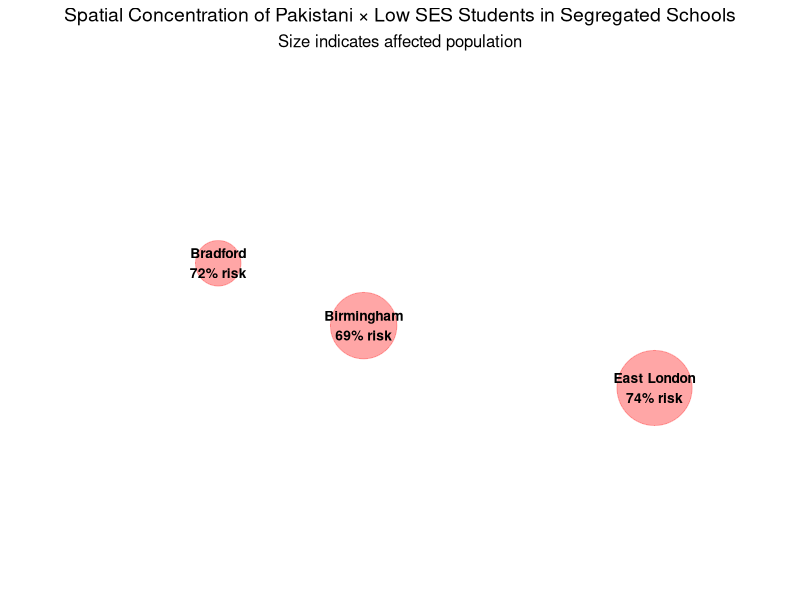
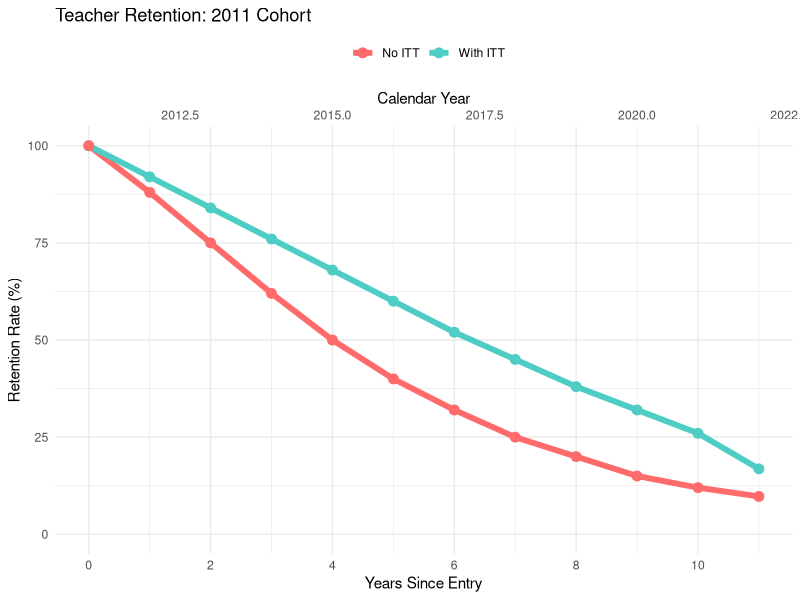
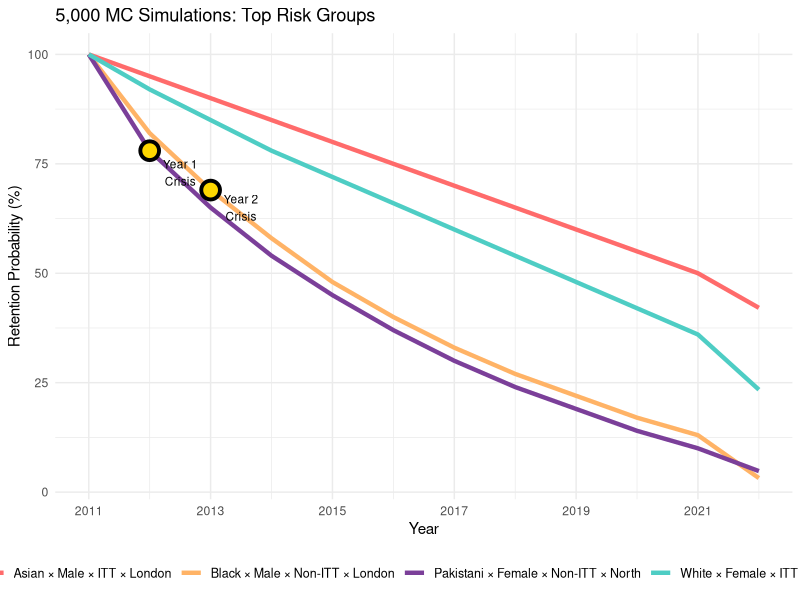
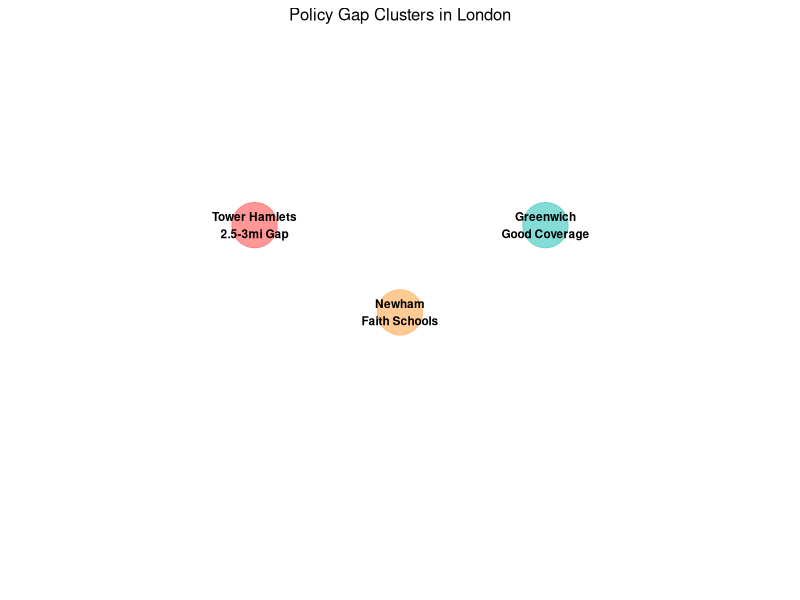

Reproduce these figures in R, in order.
## ---- chunk 1
knitr::opts_chunk$set(echo = FALSE, warning = FALSE, message = FALSE)

# Load libraries
library(tidyverse)
library(knitr)
library(kableExtra)
library(ggplot2)

# Set theme
theme_set(theme_minimal(base_size = 14))
## ---- chunk 2
# Create simplified spatial concentration visualization
library(ggplot2)

# Create data for visualization
spatial_data <- data.frame(
  city = c("Bradford", "Birmingham", "East London"),
  x = c(25, 45, 85),
  y = c(50, 40, 30),
  risk = c(72, 69, 74),
  radius = c(40, 45, 50)
)

ggplot(spatial_data) +
  geom_point(aes(x = x, y = y, size = radius), 
             color = "#FF6B6B", alpha = 0.6) +
  geom_text(aes(x = x, y = y, label = paste0(city, "\n", risk, "% risk")),
            size = 3.5, fontface = "bold") +
  scale_size_continuous(range = c(15, 25), guide = "none") +
  xlim(0, 100) + ylim(0, 80) +
  labs(title = "Spatial Concentration of Pakistani × Low SES Students in Segregated Schools",
       subtitle = "Size indicates affected population") +
  theme_void() +
  theme(plot.title = element_text(size = 14, hjust = 0.5),
        plot.subtitle = element_text(size = 12, hjust = 0.5))
## ---- chunk 3
# Create simplified Kaplan-Meier visualization
library(ggplot2)

# Create survival curve data
years <- 0:11
retention_itt <- c(100, 92, 84, 76, 68, 60, 52, 45, 38, 32, 26, 16.85)
retention_no_itt <- c(100, 88, 75, 62, 50, 40, 32, 25, 20, 15, 12, 9.75)

survival_data <- data.frame(
  Year = rep(years, 2),
  Retention = c(retention_itt, retention_no_itt),
  Group = rep(c("With ITT", "No ITT"), each = 12),
  Calendar_Year = rep(2011:2022, 2)
)

ggplot(survival_data, aes(x = Year, y = Retention, color = Group)) +
  geom_line(size = 2) +
  geom_point(size = 3) +
  scale_color_manual(values = c("#FF6B6B", "#4ECDC4")) +
  scale_x_continuous(breaks = seq(0, 11, 2), 
                     sec.axis = sec_axis(~. + 2011, name = "Calendar Year")) +
  scale_y_continuous(limits = c(0, 100)) +
  labs(title = "Teacher Retention: 2011 Cohort",
       x = "Years Since Entry",
       y = "Retention Rate (%)",
       color = "") +
  theme_minimal() +
  theme(legend.position = "top")
## ---- chunk 4
# Create trajectory visualization
years <- 0:11

# Define trajectories for different groups
trajectories <- data.frame(
  Year = rep(years, 4),
  Retention = c(
    # Black Male Non-ITT London
    c(100, 82, 69, 58, 48, 40, 33, 27, 22, 17, 13, 3.2),
    # Pakistani Female Non-ITT North
    c(100, 78, 65, 54, 45, 37, 30, 24, 19, 14, 10, 4.8),
    # White Female ITT North (reference)
    c(100, 92, 85, 78, 72, 66, 60, 54, 48, 42, 36, 23.4),
    # Asian Male ITT London (resilient)
    c(100, 95, 90, 85, 80, 75, 70, 65, 60, 55, 50, 42.1)
  ),
  Group = rep(c("Black × Male × Non-ITT × London",
                "Pakistani × Female × Non-ITT × North",
                "White × Female × ITT × North (Ref)",
                "Asian × Male × ITT × London"), each = 12)
)

# Add critical periods
critical_points <- data.frame(
  Year = c(2, 1),
  Retention = c(69, 78),
  Group = c("Black × Male × Non-ITT × London",
            "Pakistani × Female × Non-ITT × North")
)

ggplot(trajectories, aes(x = Year, y = Retention, color = Group)) +
  geom_line(size = 1.5) +
  geom_point(data = critical_points, size = 5, shape = 21, 
             fill = "#FFD700", color = "black", stroke = 2) +
  scale_color_manual(values = c("#FF6B6B", "#FFB366", "#7B3F99", "#4ECDC4")) +
  scale_x_continuous(breaks = seq(0, 11, 2), 
                     labels = seq(2011, 2021, 2)) +
  labs(title = "5,000 MC Simulations: Top Risk Groups",
       x = "Year",
       y = "Retention Probability (%)",
       color = "") +
  theme_minimal() +
  theme(legend.position = "bottom",
        legend.text = element_text(size = 9)) +
  annotate("text", x = 2.5, y = 65, label = "Year 2\nCrisis", size = 3) +
  annotate("text", x = 1.5, y = 73, label = "Year 1\nCrisis", size = 3)
## ---- chunk 5
# Create policy gap visualization
library(ggplot2)

gap_data <- data.frame(
  borough = c("Tower Hamlets", "Newham", "Greenwich"),
  x = c(30, 50, 70),
  y = c(40, 30, 40),
  gap_type = c("2.5-3mi Gap", "Faith Schools", "Good Coverage"),
  color = c("#FF6B6B", "#FFB366", "#4ECDC4")
)

ggplot(gap_data) +
  geom_point(aes(x = x, y = y, color = gap_type), size = 15, alpha = 0.7) +
  geom_text(aes(x = x, y = y, label = paste0(borough, "\n", gap_type)),
            size = 3, fontface = "bold") +
  scale_color_manual(values = c("#FF6B6B", "#FFB366", "#4ECDC4")) +
  xlim(0, 100) + ylim(0, 60) +
  labs(title = "Policy Gap Clusters in London") +
  theme_void() +
  theme(legend.position = "none",
        plot.title = element_text(size = 12, hjust = 0.5))
